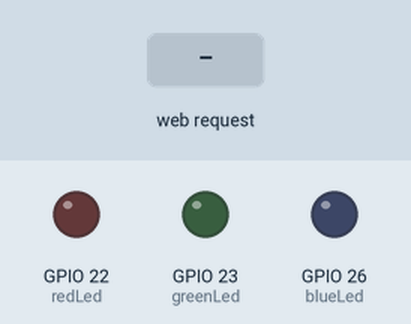
Bench run of a sketch on a simulated ESP32. Parts: output pins drawn as LEDs (lit = HIGH). Inputs (shaded band) come from the test bench. What the sketch prints to the serial monitor is not drawn.

Above: at 1.2 s.
1.3 s: HTTP request GET /toggle?led=red received
At 2.5 s:
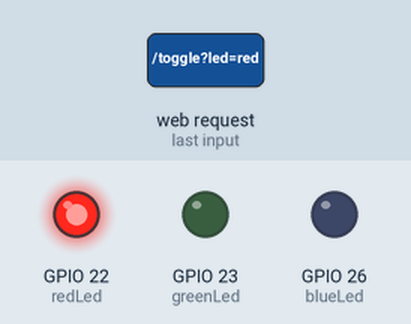
2.8 s: HTTP request GET /toggle?led=blue received
At 3.8 s:
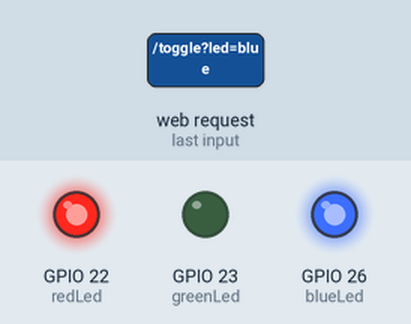
4.3 s: HTTP request GET /toggle?led=green received
At 5.0 s:
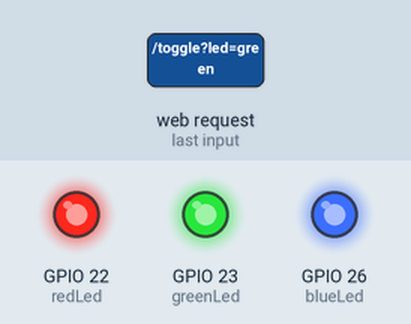
5.8 s: HTTP request GET /toggle?led=red received
At 6.1 s:
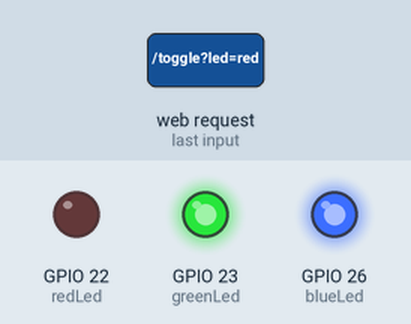
7.3 s: HTTP request GET /toggle?led=blue received
At 8.4 s:
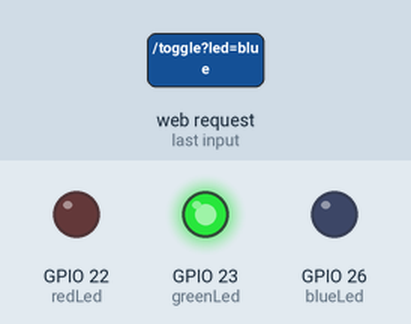
Timing chart, 0 to 9.8 s (numbered marks = the images above; inputs shaded):
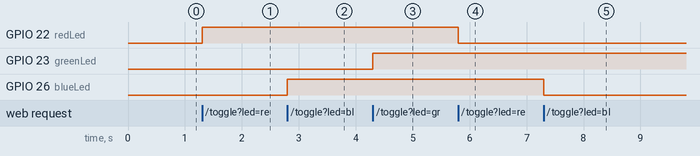

The sketch:

Day_5_ESP32_as_Server.ino
```cpp
#include <WiFi.h>
#include <WebServer.h>

const String ssid = "ESP32 DOH";
const char* password = "3venWhenIamJ0stplay1ngAr0und";

const byte redLed = 22;
const byte greenLed = 23;
const byte blueLed = 26;

bool redState = false;
bool blueState = false;
bool greenState = false;

WebServer server(80); // 1st objective.

void handleRoot(){
  String html = "<!DOCTYPE html><html><head><title><ESP 32 as Server></title></head>";
  html = html + "<body><h1>ESP32 sever Led Control</h1>";
  html = html + "<p><a href=\"/toggle?led=red\"><button>Toggle RED</button></a></p>";
  html = html + "<p><a href=\"/toggle?led=green\"><button>Toggle GREEN</button></a></p>";
  html = html + "<p><a href=\"/toggle?led=blue\"><button>Toggle BLUE</button></a></p>";

  server.send(200, "text/html", html); // here
}

void handleToggle(){
  if (server.hasArg("led")){
    String led = server.arg("led");

    if(led == "red"){
      redState = !redState;
      digitalWrite(redLed, redState);
    }
    else if(led == "blue"){
      blueState = !blueState;
      digitalWrite(blueLed, blueState);
    }
    else if(led == "green"){
      greenState = !greenState;
      digitalWrite(greenLed, greenState);
    }
  }
  server.sendHeader("Location", "/");
  server.send(303);
}

void setup() {
  Serial.begin(115200);

  pinMode(redLed, OUTPUT);
  pinMode(greenLed, OUTPUT);
  pinMode(blueLed, OUTPUT);

  WiFi.softAP(ssid, password); // 2nd objective.
  Serial.println("Access Point Started");
  Serial.print("IP Address");
  Serial.println(WiFi.softAPIP()); // 3rd objective.

  server.on("/", handleRoot); // 4th objective. like app.post("/",handleRoot)
  server.on("/toggle", handleToggle);

  server.begin(); // 5th and last objective.
  Serial.println("HTTP server started");
}

void loop() {
  server.handleClient();

}
```

Measured:
- after the input at 1.3 s, GPIO 22 (redLed): LOW → HIGH at once
- after the input at 2.8 s, GPIO 26 (blueLed): LOW → HIGH at once
- after the input at 4.3 s, GPIO 23 (greenLed): LOW → HIGH at once
- after the input at 5.8 s, GPIO 22 (redLed): HIGH → LOW at once
- after the input at 7.3 s, GPIO 26 (blueLed): HIGH → LOW at once
